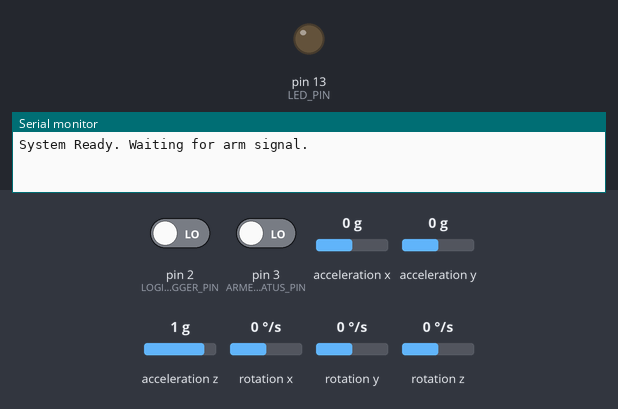
Bench run of a sketch on a simulated Arduino Uno, built with avr-gcc and run on an emulated ATmega328P. Shown: output pins drawn as LEDs (lit = HIGH), the last lines printed to the serial monitor. The test bench sets the inputs (shaded band); at power-on: pin 3 (ARMED_STATUS_PIN) LOW, pin 2 (LOGIC_TRIGGER_PIN) LOW, acceleration x 0 g, acceleration y 0 g, acceleration z 1 g, rotation x 0 °/s, rotation y 0 °/s, rotation z 0 °/s. The audio player accepts every command and is not drawn.

Above: at 1.7 s.
1.8 s: pin 3 (ARMED_STATUS_PIN) driven HIGH
At 2.7 s:
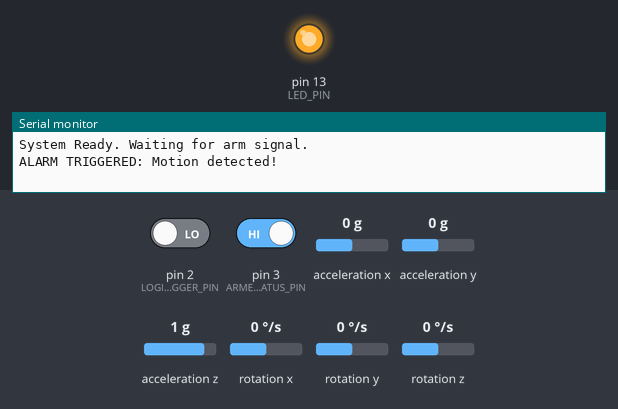
4.8 s: pin 3 (ARMED_STATUS_PIN) driven LOW
At 5.9 s:
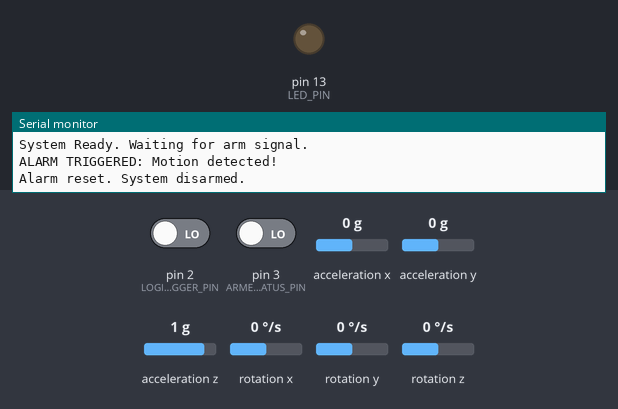
6.3 s: pin 2 (LOGIC_TRIGGER_PIN) driven HIGH and pin 3 (ARMED_STATUS_PIN) driven HIGH
At 7.2 s:
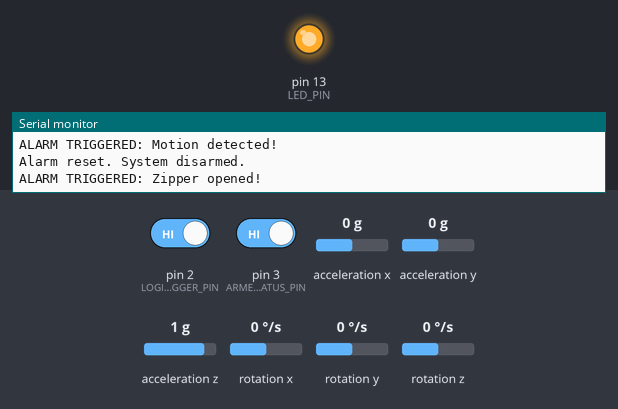
Timing chart, 0 to 15.3 s (numbered marks = the images above; inputs shaded):
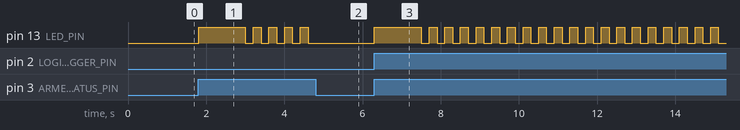

The sketch:

backpack_alarm.ino
```cpp
/*
  Backpack Security Alarm - Firmware
  Hardware: Arduino Uno, MPU6050 (I2C), DFPlayer Mini (UART), 74HC32/74HC08 Logic Gates

  Functionality:
  - Reads digital inputs from the logic gates (combined Hall sensors + Arm switch).
  - Reads motion data from MPU6050 via I2C.
  - Triggers DFPlayer audio and LED if the system is armed and a breach is detected.
*/

#include <SoftwareSerial.h>
#include <Wire.h>
#include <MPU6050.h>
#include <DFPlayer_Mini_Mp3.h>

// ---------- Pin Definitions ----------
#define LOGIC_TRIGGER_PIN  2   // Output from the 74HC08 AND gate (Armed + Breach)
#define ARMED_STATUS_PIN   3   // Optional: read the arm switch directly (used for status)
#define LED_PIN            13  // Built-in LED (or external)
#define DFPLAYER_TX_PIN    10  // Connect to DFPlayer RX (Software Serial)
#define DFPLAYER_RX_PIN    11  // Connect to DFPlayer TX (Software Serial)

// ---------- Global Objects ----------
SoftwareSerial mySoftwareSerial(DFPLAYER_RX_PIN, DFPLAYER_TX_PIN);
MPU6050 mpu;

// ---------- State Variables ----------
bool isArmed = false;
bool alarmTriggered = false;
unsigned long lastMotionCheck = 0;
const unsigned long motionCheckInterval = 100; // Check motion every 100ms

const int MOTION_THRESHOLD = 15000;

void setup() {
  // 1. Initialize Serial for debugging
  Serial.begin(9600);

  // 2. Initialize Pins
  pinMode(LOGIC_TRIGGER_PIN, INPUT);
  pinMode(ARMED_STATUS_PIN, INPUT);
  pinMode(LED_PIN, OUTPUT);
  digitalWrite(LED_PIN, LOW);

  // 3. Initialize MPU6050 (I2C)
  Wire.begin();
  mpu.initialize();

  // 4. Initialize DFPlayer Mini (UART)
  mySoftwareSerial.begin(9600);
  mp3_set_serial(mySoftwareSerial);
  delay(500); // Give DFPlayer time to boot

  mp3_set_volume(20); // Set volume (0-30)
  Serial.println("System Ready. Waiting for arm signal.");
}

void loop() {
  // Step 1: Read the current arming state (from the slide switch + logic)
  // We read the digital output from the AND gate (which already includes the arm switch)
  int logicState = digitalRead(LOGIC_TRIGGER_PIN);
  int armSwitchState = digitalRead(ARMED_STATUS_PIN); // Optional direct read

  // Step 2: Determine if the system is armed
  if (armSwitchState == HIGH) {
    isArmed = true;
  } else {
    isArmed = false;
  }

  // Step 3: Check for Breach via Logic Gates (Hardware path)
  // If the logicState is HIGH, it means the AND gate saw the arm switch ON AND the OR gate saw a zipper open.
  if (isArmed && logicState == HIGH) {
    triggerAlarm("Zipper opened!");
    return; // Skip motion check to avoid duplicate triggers
  }

  // Step 4: Check for Breach via IMU (Software path)
  if (isArmed) {
    // Read accelerometer data
    int16_t ax, ay, az, gx, gy, gz;
    mpu.getMotion6(&ax, &ay, &az, &gx, &gy, &gz);

    // Calculate the magnitude of movement (squared sum to avoid sqrt)
    long accelMagnitude = (long)ax * ax + (long)ay * ay + (long)az * az;

    // If movement exceeds threshold, trigger
    if (accelMagnitude > MOTION_THRESHOLD) {
      triggerAlarm("Motion detected!");
    }
  }

  // Step 5: Safety check - if the system is disarmed, silence everything
  if (!isArmed && alarmTriggered) {
    resetAlarm();
  }

  delay(50); // Small delay to prevent flooding
}

// ---------- Helper Functions ----------
void triggerAlarm(String reason) {
  if (alarmTriggered) return; // Already triggered, don't repeat

  alarmTriggered = true;
  Serial.print("ALARM TRIGGERED: ");
  Serial.println(reason);

  // 1. Turn on LED
  digitalWrite(LED_PIN, HIGH);

  // 2. Play audio (Track 1 on the microSD card)
  mp3_play(1); // Play the first MP3 file on the SD card
  delay(1000); // Wait for DFPlayer to start playing

  // 3. Keep alarm on until disarmed
  while (digitalRead(ARMED_STATUS_PIN) == HIGH) {
    delay(200);
    digitalWrite(LED_PIN, !digitalRead(LED_PIN)); // Toggle LED
  }

  resetAlarm();
}

void resetAlarm() {
  alarmTriggered = false;
  digitalWrite(LED_PIN, LOW);
  mp3_stop(); // Stop any playing audio
  Serial.println("Alarm reset. System disarmed.");
}
```

Measured:
- after the input at 1.8 s, pin 13 (LED_PIN): LOW → HIGH at once, then repeats every 0.40 s: LOW 0.20 s, HIGH 0.20 s
- after the input at 4.8 s, pin 13 (LED_PIN): stops changing and stays LOW
- after the input at 6.3 s, pin 13 (LED_PIN): LOW → HIGH at once, then repeats every 0.40 s: LOW 0.20 s, HIGH 0.20 s
